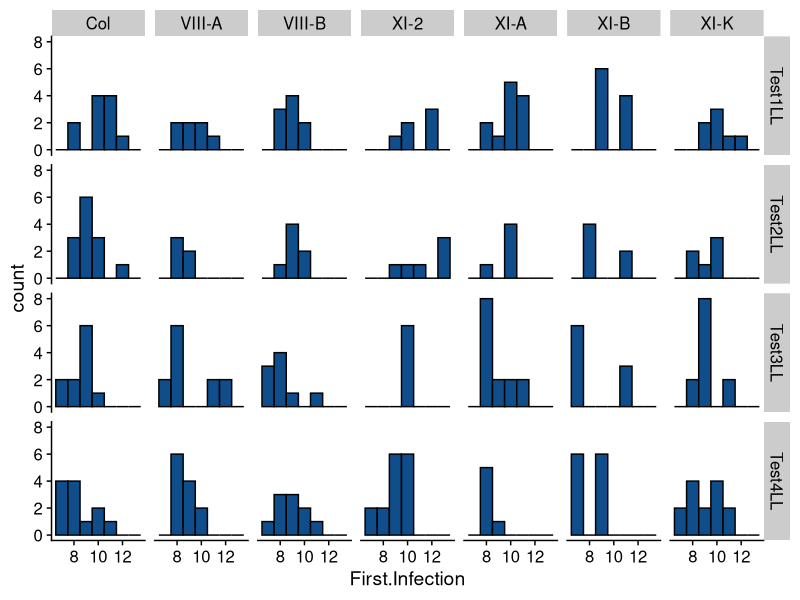
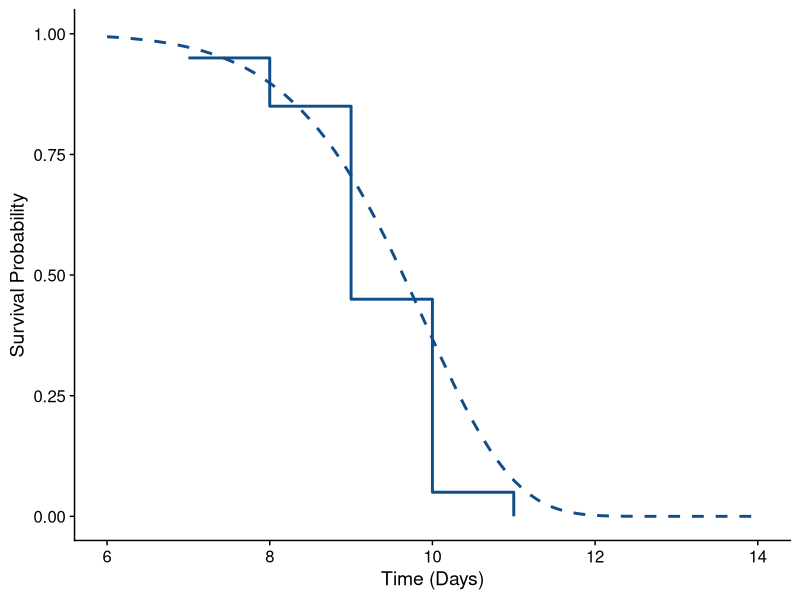
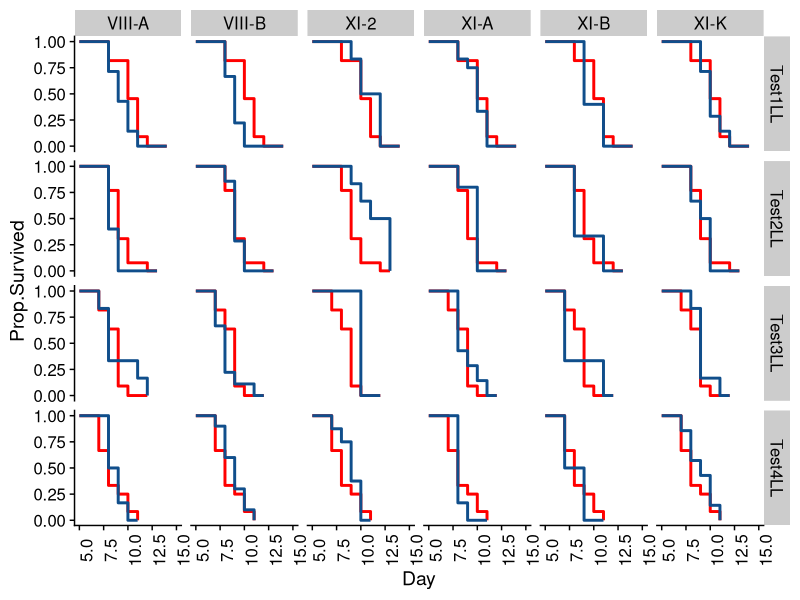

Reproduce these figures in R, in order. (Note: this script raises an error after producing the figures.)
## ---- chunk 1

# Clear the environment
rm(list = ls())
#gc(reset = TRUE, verbose = FALSE)

# Notebook Settings
knitr::opts_chunk$set(echo = TRUE)

library(tidyverse)
library(broom)
library(tufte)
library(cowplot)
library(fastDummies)
library(survival)
library(survminer)

#ggplot2 settings
theme_set(theme_cowplot())

## ---- chunk 2

# Load data about new.infections pdf from csv file
raw_df <- read.csv("tidyplants.csv")
raw_cdf <- read.csv("tidyplants_cdf.csv")
raw_cdf_with_control <- read.csv("tidyplants_cdf_withcontrol.csv")

# Take the Ecotype Variable and separate it out into separate covariate columns
df <- dummy_columns(raw_df, select_columns = c("Ecotype"))
df_withcontrol <- read.csv("tidyplants_withcontrol.csv")

# In general we will assumed censored plants do not show symptoms
# This is an assumption, that we should evaluate the liklihood of it being true, given our fit
uncensored_df <- df %>%
  filter(Censored == 0)

# Plot data in 2D grid of histograms - Trial vs Ecotype
real_hist <- ggplot(data = uncensored_df, aes(First.Infection)) + 
  geom_histogram(binwidth = 1, color = "Black", fill = "DodgerBlue4") + 
  facet_grid(Trial.Name ~ Ecotype)

real_hist

## ---- chunk 3

y <- seq(1, 15, 0.1)

alpha = 10
sigma = 10

S <- exp(-(y/sigma)^alpha)

surv_ex_df <- data.frame(Survival = S, Time = y)

# Simulate data from Weibull distribution
n_samples <- 20               # 20 individuals
set.seed(1234)                # set seed for reproducibility
y_samples <- floor(rweibull(n_samples, shape = alpha, scale = sigma))

# Store in data frame
simulate_df <- data.frame(ysim = y_samples) %>%
  arrange(ysim) %>%
  mutate(n_infected = row_number(),
         n_plants = 20,
         n_safe = n_plants - n_infected)

# Transform from new.infections to survival
surv_df <- simulate_df %>%
  group_by(ysim) %>%
  tally(name = "new_infections") %>%
  mutate(n_plants = 20,
         n_infected_total = cumsum(new_infections),
         n_healthy = n_plants + new_infections - n_infected_total,
         surv_prob = 1 - new_infections/n_healthy,
         cum_surv_prob = cumprod(surv_prob),
         proportion = 1 - n_infected_total/n_plants)

knitr::kable(surv_df)

## ---- chunk 4

ggplot(data = surv_df) +
  geom_step(aes(x = ysim, y = cum_surv_prob), color = "DodgerBlue4", size = 1) +
  geom_line(data = surv_ex_df, 
            aes(x = Time, y = surv_ex_df$Survival), 
            color = "DodgerBlue4", size = 1, 
            linetype = "dashed") + 
  xlim(6,14) +
  xlab("Time (Days)") + 
  ylab("Survival Probability")

## ---- chunk 5

cdf <- raw_cdf_with_control %>%
  mutate(Prop.Infected = Total.Infections/Nobs,
         Prop.Survived = 1 - Prop.Infected)

cdf_plot <- ggplot() +
  geom_step(data = cdf %>% filter(Control == 1),
            aes(x = Day, y = Prop.Survived),
            color = "Red", size = 1) +
  geom_step(data = cdf %>% filter(Control == 0),
            aes(x = Day, y = Prop.Survived),
            color = "DodgerBlue4", size = 1) +
  facet_grid(Trial.Name ~ Ecotype) +
  xlim(5,15) +
  theme(axis.text.x = element_text(angle = 90)) 

cdf_plot
  

## ---- chunk 6

Eco_list <- c("VIII-A", "VIII-B", "XI-2", "XI-A", "XI-B", "XI-K")
Trial_list <- c("Test2LL", "Test3LL", "Test4LL")

plots = c()

for (eco in Eco_list){
  for (trial in Trial_list) {
    temp_df <- df_withcontrol %>% filter(Ecotype == eco, Trial.Name == trial)
    surv_obj <- Surv(time = temp_df$First.Infection, event = ifelse(temp_df$Censored==0,1,0))
    fit <- survfit(surv_obj ~ temp_df$Control, data = temp_df)
    print(ggsurvplot(fit, data = temp_df, pval = TRUE, conf.int = TRUE, title = paste0(eco, trial, sep = ", ")))
  }
}


## ---- chunk 7

str(plots)

## ---- chunk 8

coxph_model <- function(df) {
  res.cox <- coxph(Surv(time = First.Infection) ~ Ecotype, data = df)
  cox_summary <- summary(res.cox)
}

nested_coxph_df <- df %>%
  group_by(Trial.Name) %>%
  nest() %>%
  mutate(coxph_models = map(data, coxph_model))

#str(nested_coxph_df$coxph_models[1])
#nested_coxph_df$coxph_models[1]
